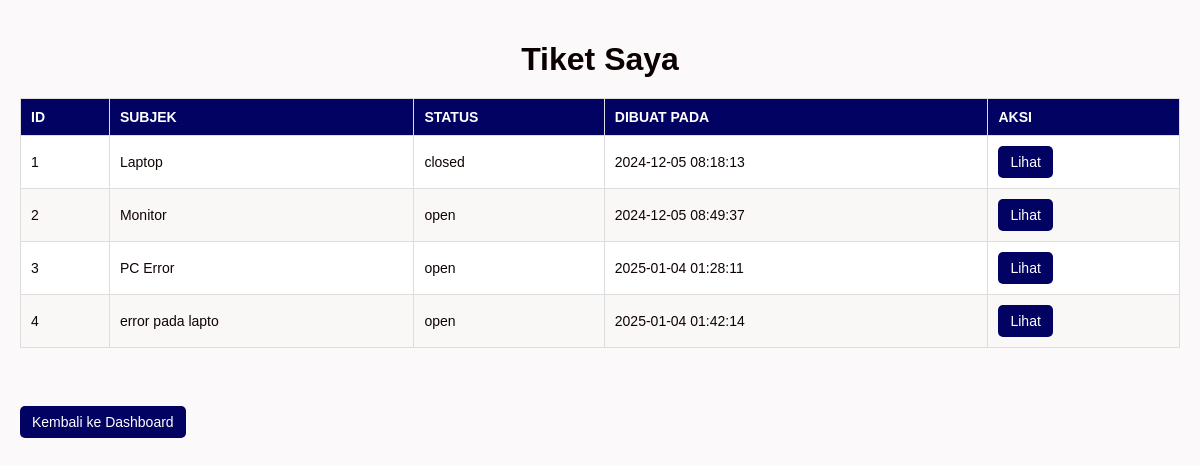
The page /user/my_tickets.php (signed in) on the database its author committed.
### tables this page shows
CREATE TABLE `tickets` (
  `id` int(11) NOT NULL,
  `user_id` int(11) NOT NULL,
  `subject` varchar(255) NOT NULL,
  `description` text NOT NULL,
  `status` enum('open','pending','closed') NOT NULL,
  `created_at` timestamp NULL DEFAULT current_timestamp(),
  `updated_at` timestamp NULL DEFAULT NULL ON UPDATE current_timestamp(),
  `assigned_to` int(11) DEFAULT NULL
);

### user/my_tickets.php (the view, shortened to what this page needs)
<?php
include '../includes/database.php';
$user_id = $_SESSION["user_id"];
$sql = "SELECT * FROM tickets WHERE user_id = $user_id";
$result = $conn->query($sql);
?>
<!DOCTYPE html>
<html>
<head>
  <link rel="stylesheet" href="../css/my_ticket.css">
</head>
<body>
<h1>Tiket Saya</h1>
<table>
  <tr>
    <th>ID</th>
    <th>Subjek</th>
    <th>Status</th>
    <th>Dibuat pada</th>
    <th>Aksi</th>
  </tr>
  <?php while ($row = $result->fetch_assoc()): ?>
    <tr>
      <td><?php echo $row['id']; ?></td>
      <td><?php echo $row['subject']; ?></td>
      <td><?php echo $row['status']; ?></td>
      <td><?php echo $row['created_at']; ?></td>
      <td><a href="view_ticket.php?id=<?php echo $row['id']; ?>">Lihat</a></td>
    </tr>
  <?php endwhile; ?>
</table>
<br>
<a href="index.php">Kembali ke Dashboard</a>
</body>
</html>

### css/my_ticket.css (style rules this page uses)
body { font-family: Arial, sans-serif; background-color: #fbf9f9; margin: 0; padding: 20px; color: #100303; }
h1 { text-align: center; color: #0b0101; margin-bottom: 20px; }
table { width: 100%; border-collapse: collapse; margin-bottom: 20px; background-color: #faf7f7; }
table th, table td { border: 1px solid #ddd; padding: 10px; text-align: left; font-size: 14px; }
table th { background-color: #020263; color: white; text-transform: uppercase; font-weight: bold; }
table tr:nth-child(even) { background-color: #fff; }
a { text-decoration: none; color: rgb(255, 255, 255); background-color: #020263; padding: 8px 12px; border-radius: 5px; font-size: 14px; display: inline-block; text-align: center; }
a[href="index.php"] { background-color: #020263; margin-top: 20px; }

### rows shown on the page
tickets: id "1", subject "Laptop", status "closed", created_at "2024-12-05 08:18:13"
tickets: id "2", subject "Monitor", status "open", created_at "2024-12-05 08:49:37"
tickets: id "3", subject "PC Error", status "open", created_at "2025-01-04 01:28:11"
tickets: id "4", subject "error pada lapto", status "open", created_at "2025-01-04 01:42:14"
